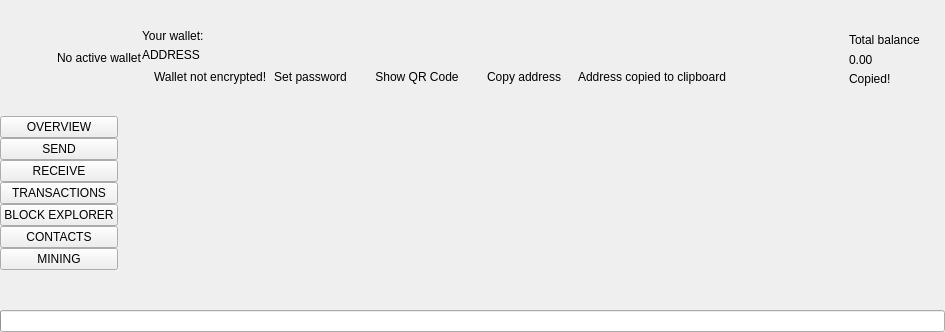
  <widget class="QWidget" name="centralwidget">
   <layout class="QVBoxLayout" name="verticalLayout_2">
    <property name="spacing">
     <number>0</number>
    </property>
    <property name="leftMargin">
     <number>0</number>
    </property>
    <property name="topMargin">
     <number>0</number>
    </property>
    <property name="rightMargin">
     <number>0</number>
    </property>
    <property name="bottomMargin">
     <number>0</number>
    </property>
    <item>
     <widget class="QFrame" name="m_headerFrame">
      <property name="minimumSize">
       <size>
        <width>0</width>
        <height>116</height>
       </size>
      </property>
      <property name="maximumSize">
       <size>
        <width>16777215</width>
        <height>116</height>
       </size>
      </property>
      <property name="frameShape">
       <enum>QFrame::NoFrame</enum>
      </property>
      <property name="frameShadow">
       <enum>QFrame::Raised</enum>
      </property>
      <layout class="QHBoxLayout" name="horizontalLayout_3">
       <property name="spacing">
        <number>0</number>
       </property>
       <property name="leftMargin">
        <number>0</number>
       </property>
       <property name="topMargin">
        <number>0</number>
       </property>
       <property name="rightMargin">
        <number>25</number>
       </property>
       <property name="bottomMargin">
        <number>0</number>
       </property>
       <item>
        <spacer name="horizontalSpacer_2">
         <property name="orientation">
          <enum>Qt::Horizontal</enum>
         </property>
         <property name="sizeType">
          <enum>QSizePolicy::Fixed</enum>
         </property>
         <property name="sizeHint" stdset="0">
          <size>
           <width>30</width>
           <height>20</height>
          </size>
         </property>
        </spacer>
       </item>
       <item>
        <widget class="QLabel" name="m_logoLabel">
         <property name="text">
          <string/>
         </property>
        </widget>
       </item>
       <item>
        <spacer name="horizontalSpacer_5">
         <property name="orientation">
          <enum>Qt::Horizontal</enum>
         </property>
         <property name="sizeType">
          <enum>QSizePolicy::Fixed</enum>
         </property>
         <property name="sizeHint" stdset="0">
          <size>
           <width>20</width>
           <height>20</height>
          </size>
         </property>
        </spacer>
       </item>
       <item>
        <widget class="WalletGui::WalletSmallGrayTextLabel" name="m_noWalletLabel">
         <property name="text">
          <string>No active wallet</string>
         </property>
        </widget>
       </item>
       <item>
        <widget class="QFrame" name="m_walletFrame">
         <property name="frameShape">
          <enum>QFrame::NoFrame</enum>
         </property>
         <property name="frameShadow">
          <enum>QFrame::Raised</enum>
         </property>
         <layout class="QVBoxLayout" name="verticalLayout_3">
          <property name="spacing">
           <number>5</number>
          </property>
          <property name="leftMargin">
           <number>0</number>
          </property>
          <property name="topMargin">
           <number>0</number>
          </property>
          <property name="rightMargin">
           <number>0</number>
          </property>
          <property name="bottomMargin">
           <number>0</number>
          </property>
          <item>
           <spacer name="verticalSpacer_3">
            <property name="orientation">
             <enum>Qt::Vertical</enum>
            </property>
            <property name="sizeType">
             <enum>QSizePolicy::Minimum</enum>
            </property>
            <property name="sizeHint" stdset="0">
             <size>
              <width>20</width>
              <height>40</height>
             </size>
            </property>
           </spacer>
          </item>
          <item>
           <widget class="WalletGui::WalletSmallGrayTextLabel" name="m_walletLabel">
            <property name="text">
             <string>Your wallet:</string>
            </property>
            <property name="indent">
             <number>0</number>
            </property>
           </widget>
          </item>
          <item>
           <widget class="QLabel" name="m_addressLabel">
            <property name="sizePolicy">
             <sizepolicy hsizetype="Preferred" vsizetype="Preferred">
              <horstretch>0</horstretch>
              <verstretch>0</verstretch>
             </sizepolicy>
            </property>
            <property name="cursor">
             <cursorShape>PointingHandCursor</cursorShape>
            </property>
            <property name="toolTip">
             <string>Click to copy</string>
            </property>
            <property name="text">
             <string>ADDRESS</string>
            </property>
            <property name="indent">
             <number>0</number>
            </property>
           </widget>
          </item>
          <item>
           <layout class="QHBoxLayout" name="horizontalLayout_2">
            <property name="spacing">
             <number>0</number>
            </property>
            <item alignment="Qt::AlignTop">
             <widget class="QFrame" name="m_notEncryptedFrame">
              <property name="frameShape">
               <enum>QFrame::NoFrame</enum>
              </property>
              <property name="frameShadow">
               <enum>QFrame::Raised</enum>
              </property>
              <layout class="QHBoxLayout" name="horizontalLayout_4">
               <property name="spacing">
                <number>0</number>
               </property>
               <property name="leftMargin">
                <number>0</number>
               </property>
               <property name="topMargin">
                <number>0</number>
               </property>
               <property name="rightMargin">
                <number>0</number>
               </property>
               <property name="bottomMargin">
                <number>0</number>
               </property>
               <item alignment="Qt::AlignVCenter">
                <widget class="QLabel" name="m_notEncryptedIconLabel">
                 <property name="text">
                  <string/>
                 </property>
                 <property name="pixmap">
                  <pixmap resource="../../resources.qrc">:/icons/lock_open_gray</pixmap>
                 </property>
                 <property name="alignment">
                  <set>Qt::AlignLeading|Qt::AlignLeft|Qt::AlignVCenter</set>
                 </property>
                </widget>
               </item>
               <item>
                <spacer name="horizontalSpacer_11">
                 <property name="orientation">
                  <enum>Qt::Horizontal</enum>
                 </property>
                 <property name="sizeType">
                  <enum>QSizePolicy::Fixed</enum>
                 </property>
                 <property name="sizeHint" stdset="0">
                  <size>
                   <width>5</width>
                   <height>3</height>
                  </size>
                 </property>
                </spacer>
               </item>
               <item alignment="Qt::AlignVCenter">
                <widget class="WalletGui::WalletTinyGrayTextLabel" name="m_notEncryptedTextLabel">
                 <property name="text">
                  <string>Wallet not encrypted!</string>
                 </property>
                 <property name="alignment">
                  <set>Qt::AlignLeading|Qt::AlignLeft|Qt::AlignVCenter</set>
                 </property>
                </widget>
               </item>
               <item>
                <spacer name="horizontalSpacer_9">
                 <property name="orientation">
                  <enum>Qt::Horizontal</enum>
                 </property>
                 <property name="sizeType">
                  <enum>QSizePolicy::Fixed</enum>
                 </property>
                 <property name="sizeHint" stdset="0">
                  <size>
                   <width>3</width>
                   <height>3</height>
                  </size>
                 </property>
                </spacer>
               </item>
               <item alignment="Qt::AlignVCenter">
                <widget class="WalletGui::WalletTinyLinkLikeButton" name="m_encryptButton">
                 <property name="sizePolicy">
                  <sizepolicy hsizetype="Minimum" vsizetype="Minimum">
                   <horstretch>0</horstretch>
                   <verstretch>0</verstretch>
                  </sizepolicy>
                 </property>
                 <property name="minimumSize">
                  <size>
                   <width>0</width>
                   <height>3</height>
                  </size>
                 </property>
                 <property name="cursor">
                  <cursorShape>PointingHandCursor</cursorShape>
                 </property>
                 <property name="text">
                  <string>Set password</string>
                 </property>
                 <property name="flat">
                  <bool>true</bool>
                 </property>
                </widget>
               </item>
               <item>
                <spacer name="horizontalSpacer_10">
                 <property name="orientation">
                  <enum>Qt::Horizontal</enum>
                 </property>
                 <property name="sizeType">
                  <enum>QSizePolicy::Fixed</enum>
                 </property>
                 <property name="sizeHint" stdset="0">
                  <size>
                   <width>20</width>
                   <height>3</height>
                  </size>
                 </property>
                </spacer>
               </item>
               <item>
                <widget class="WalletGui::WalletTinyLinkLikeButton" name="m_showQrCodeButton">
                 <property name="sizePolicy">
                  <sizepolicy hsizetype="Minimum" vsizetype="Fixed">
                   <horstretch>0</horstretch>
                   <verstretch>0</verstretch>
                  </sizepolicy>
                 </property>
                 <property name="minimumSize">
                  <size>
                   <width>0</width>
                   <height>20</height>
                  </size>
                 </property>
                 <property name="maximumSize">
                  <size>
                   <width>16777215</width>
                   <height>20</height>
                  </size>
                 </property>
                 <property name="cursor">
                  <cursorShape>PointingHandCursor</cursorShape>
                 </property>
                 <property name="focusPolicy">
                  <enum>Qt::NoFocus</enum>
                 </property>
                 <property name="autoFillBackground">
                  <bool>true</bool>
                 </property>
                 <property name="text">
                  <string>Show QR Code</string>
                 </property>
                 <property name="flat">
                  <bool>true</bool>
                 </property>
                </widget>
               </item>
              </layout>
             </widget>
            </item>
            <item>
             <spacer name="horizontalSpacer_4">
              <property name="orientation">
               <enum>Qt::Horizontal</enum>
              </property>
              <property name="sizeType">
               <enum>QSizePolicy::Fixed</enum>
              </property>
              <property name="sizeHint" stdset="0">
               <size>
                <width>20</width>
                <height>3</height>
               </size>
              </property>
             </spacer>
            </item>
            <item alignment="Qt::AlignVCenter">
             <widget class="WalletGui::WalletTinyLinkLikeButton" name="m_copyAddressButton">
              <property name="sizePolicy">
               <sizepolicy hsizetype="Minimum" vsizetype="Minimum">
                <horstretch>0</horstretch>
                <verstretch>0</verstretch>
               </sizepolicy>
              </property>
              <property name="minimumSize">
               <size>
                <width>0</width>
                <height>3</height>
               </size>
              </property>
              <property name="cursor">
               <cursorShape>PointingHandCursor</cursorShape>
              </property>
              <property name="focusPolicy">
               <enum>Qt::NoFocus</enum>
              </property>
              <property name="autoFillBackground">
               <bool>true</bool>
              </property>
              <property name="text">
               <string>Copy address</string>
              </property>
              <property name="flat">
               <bool>true</bool>
              </property>
             </widget>
            </item>
            <item>
             <spacer name="horizontalSpacer_7">
              <property name="orientation">
               <enum>Qt::Horizontal</enum>
              </property>
              <property name="sizeType">
               <enum>QSizePolicy::Fixed</enum>
              </property>
              <property name="sizeHint" stdset="0">
               <size>
                <width>13</width>
                <height>3</height>
               </size>
              </property>
             </spacer>
            </item>
            <item alignment="Qt::AlignVCenter">
             <widget class="WalletGui::CopyMagicLabel" name="m_copyAddressLabel">
              <property name="text">
               <string>Address copied to clipboard</string>
              </property>
              <property name="alignment">
               <set>Qt::AlignLeading|Qt::AlignLeft|Qt::AlignVCenter</set>
              </property>
             </widget>
            </item>
            <item>
             <spacer name="horizontalSpacer">
              <property name="orientation">
               <enum>Qt::Horizontal</enum>
              </property>
              <property name="sizeHint" stdset="0">
               <size>
                <width>40</width>
                <height>3</height>
               </size>
              </property>
             </spacer>
            </item>
           </layout>
          </item>
          <item>
           <spacer name="verticalSpacer_2">
            <property name="orientation">
             <enum>Qt::Vertical</enum>
            </property>
            <property name="sizeType">
             <enum>QSizePolicy::Minimum</enum>
            </property>
            <property name="sizeHint" stdset="0">
             <size>
              <width>20</width>
              <height>40</height>
             </size>
            </property>
           </spacer>
          </item>
         </layout>
        </widget>
       </item>
       <item>
        <spacer name="horizontalSpacer_3">
         <property name="orientation">
          <enum>Qt::Horizontal</enum>
         </property>
         <property name="sizeType">
          <enum>QSizePolicy::Expanding</enum>
         </property>
         <property name="sizeHint" stdset="0">
          <size>
           <width>34</width>
           <height>20</height>
          </size>
         </property>
        </spacer>
       </item>
       <item>
        <spacer name="horizontalSpacer_8">
         <property name="orientation">
          <enum>Qt::Horizontal</enum>
         </property>
         <property name="sizeType">
          <enum>QSizePolicy::Fixed</enum>
         </property>
         <property name="sizeHint" stdset="0">
          <size>
           <width>34</width>
           <height>20</height>
          </size>
         </property>
        </spacer>
       </item>
       <item alignment="Qt::AlignRight|Qt::AlignVCenter">
        <widget class="QFrame" name="m_balanceFrame">
         <layout class="QGridLayout" name="gridLayout">
          <property name="leftMargin">
           <number>0</number>
          </property>
          <property name="topMargin">
           <number>30</number>
          </property>
          <property name="rightMargin">
           <number>0</number>
          </property>
          <property name="bottomMargin">
           <number>0</number>
          </property>
          <property name="verticalSpacing">
           <number>3</number>
          </property>
          <item row="0" column="2">
           <layout class="QVBoxLayout" name="verticalLayout_4">
            <item>
             <widget class="QLabel" name="m_balanceTextLabel">
              <property name="text">
               <string>Total balance</string>
              </property>
             </widget>
            </item>
            <item>
             <widget class="QLabel" name="m_balanceLabel">
              <property name="cursor">
               <cursorShape>PointingHandCursor</cursorShape>
              </property>
              <property name="toolTip">
               <string>Click to copy</string>
              </property>
              <property name="text">
               <string>0.00</string>
              </property>
             </widget>
            </item>
           </layout>
          </item>
          <item row="1" column="2">
           <widget class="WalletGui::CopyMagicLabel" name="m_balanceCopyLabel">
            <property name="text">
             <string>Copied!</string>
            </property>
           </widget>
          </item>
          <item row="0" column="1">
           <spacer name="horizontalSpacer_6">
            <property name="orientation">
             <enum>Qt::Horizontal</enum>
            </property>
            <property name="sizeType">
             <enum>QSizePolicy::Fixed</enum>
            </property>
            <property name="sizeHint" stdset="0">
             <size>
              <width>2</width>
              <height>39</height>
             </size>
            </property>
           </spacer>
          </item>
          <item row="2" column="2">
           <spacer name="verticalSpacer_5">
            <property name="orientation">
             <enum>Qt::Vertical</enum>
            </property>
            <property name="sizeType">
             <enum>QSizePolicy::Expanding</enum>
            </property>
            <property name="sizeHint" stdset="0">
             <size>
              <width>20</width>
              <height>50</height>
             </size>
            </property>
           </spacer>
          </item>
          <item row="0" column="0">
           <widget class="QLabel" name="m_balanceIconLabel">
            <property name="text">
             <string/>
            </property>
            <property name="pixmap">
             <pixmap resource="../../resources.qrc">:/icons/total_balance</pixmap>
            </property>
           </widget>
          </item>
         </layout>
        </widget>
       </item>
      </layout>
     </widget>
    </item>
    <item>
     <layout class="QHBoxLayout" name="horizontalLayout" stretch="0,0,0,0,0,0,0,0,0">
      <property name="spacing">
       <number>0</number>
      </property>
      <item>
       <widget class="QFrame" name="m_toolFrame">
        <property name="frameShape">
         <enum>QFrame::NoFrame</enum>
        </property>
        <property name="frameShadow">
         <enum>QFrame::Plain</enum>
        </property>
        <property name="lineWidth">
         <number>0</number>
        </property>
        <layout class="QVBoxLayout" name="verticalLayout">
         <property name="spacing">
          <number>0</number>
         </property>
         <property name="leftMargin">
          <number>0</number>
         </property>
         <property name="topMargin">
          <number>0</number>
         </property>
         <property name="rightMargin">
          <number>0</number>
         </property>
         <property name="bottomMargin">
          <number>0</number>
         </property>
         <item>
          <widget class="QPushButton" name="m_overviewButton">
           <property name="sizePolicy">
            <sizepolicy hsizetype="Minimum" vsizetype="Fixed">
             <horstretch>0</horstretch>
             <verstretch>0</verstretch>
            </sizepolicy>
           </property>
           <property name="focusPolicy">
            <enum>Qt::NoFocus</enum>
           </property>
           <property name="text">
            <string>OVERVIEW</string>
           </property>
           <property name="checkable">
            <bool>true</bool>
           </property>
           <attribute name="buttonGroup">
            <string notr="true">m_toolButtonGroup</string>
           </attribute>
          </widget>
         </item>
         <item>
          <widget class="QPushButton" name="m_sendButton">
           <property name="sizePolicy">
            <sizepolicy hsizetype="Minimum" vsizetype="Fixed">
             <horstretch>0</horstretch>
             <verstretch>0</verstretch>
            </sizepolicy>
           </property>
           <property name="focusPolicy">
            <enum>Qt::NoFocus</enum>
           </property>
           <property name="text">
            <string>SEND</string>
           </property>
           <property name="checkable">
            <bool>true</bool>
           </property>
           <attribute name="buttonGroup">
            <string notr="true">m_toolButtonGroup</string>
           </attribute>
          </widget>
         </item>
         <item>
          <widget class="QPushButton" name="m_receiveButton">
           <property name="sizePolicy">
            <sizepolicy hsizetype="Minimum" vsizetype="Fixed">
             <horstretch>0</horstretch>
             <verstretch>0</verstretch>
            </sizepolicy>
           </property>
           <property name="focusPolicy">
            <enum>Qt::NoFocus</enum>
           </property>
           <property name="text">
            <string>RECEIVE</string>
           </property>
           <property name="checkable">
            <bool>true</bool>
           </property>
           <attribute name="buttonGroup">
            <string notr="true">m_toolButtonGroup</string>
           </attribute>
          </widget>
         </item>
         <item>
          <widget class="QPushButton" name="m_transactionsButton">
           <property name="sizePolicy">
            <sizepolicy hsizetype="Minimum" vsizetype="Fixed">
             <horstretch>0</horstretch>
             <verstretch>0</verstretch>
            </sizepolicy>
           </property>
           <property name="focusPolicy">
            <enum>Qt::NoFocus</enum>
           </property>
           <property name="text">
            <string>TRANSACTIONS</string>
           </property>
           <property name="checkable">
            <bool>true</bool>
           </property>
           <attribute name="buttonGroup">
            <string notr="true">m_toolButtonGroup</string>
           </attribute>
          </widget>
         </item>
         <item>
          <widget class="QPushButton" name="m_blockExplorerButton">
           <property name="focusPolicy">
            <enum>Qt::NoFocus</enum>
           </property>
           <property name="text">
            <string>BLOCK EXPLORER</string>
           </property>
           <property name="checkable">
            <bool>true</bool>
           </property>
           <attribute name="buttonGroup">
            <string notr="true">m_toolButtonGroup</string>
           </attribute>
          </widget>
         </item>
         <item>
          <widget class="QPushButton" name="m_addressBookButton">
           <property name="sizePolicy">
            <sizepolicy hsizetype="Minimum" vsizetype="Fixed">
             <horstretch>0</horstretch>
             <verstretch>0</verstretch>
            </sizepolicy>
           </property>
           <property name="focusPolicy">
            <enum>Qt::NoFocus</enum>
           </property>
           <property name="text">
            <string>CONTACTS</string>
           </property>
           <property name="checkable">
            <bool>true</bool>
           </property>
           <attribute name="buttonGroup">
            <string notr="true">m_toolButtonGroup</string>
           </attribute>
          </widget>
         </item>
         <item>
          <widget class="QPushButton" name="m_miningButton">
           <property name="focusPolicy">
            <enum>Qt::NoFocus</enum>
           </property>
           <property name="text">
            <string>MINING</string>
           </property>
           <property name="checkable">
            <bool>true</bool>
           </property>
           <attribute name="buttonGroup">
            <string notr="true">m_toolButtonGroup</string>
           </attribute>
          </widget>
         </item>
         <item>
          <spacer name="verticalSpacer">
           <property name="orientation">
            <enum>Qt::Vertical</enum>
           </property>
           <property name="sizeHint" stdset="0">
            <size>
             <width>20</width>
             <height>40</height>
            </size>
           </property>
          </spacer>
         </item>
        </layout>
       </widget>
      </item>
      <item>
       <widget class="WalletGui::OverviewFrame" name="m_overviewFrame">
        <property name="frameShape">
         <enum>QFrame::NoFrame</enum>
        </property>
        <property name="frameShadow">
         <enum>QFrame::Raised</enum>
        </property>
       </widget>
      </item>
      <item>
       <widget class="WalletGui::SendFrame" name="m_sendFrame">
        <property name="frameShape">
         <enum>QFrame::NoFrame</enum>
        </property>
        <property name="frameShadow">
         <enum>QFrame::Raised</enum>
        </property>
       </widget>
      </item>
      <item>
       <widget class="WalletGui::TransactionsFrame" name="m_transactionsFrame">
        <property name="frameShape">
         <enum>QFrame::NoFrame</enum>
        </property>
        <property name="frameShadow">
         <enum>QFrame::Raised</enum>
        </property>
       </widget>
      </item>
      <item>
       <widget class="WalletGui::AddressBookFrame" name="m_addressBookFrame">
        <property name="frameShape">
         <enum>QFrame::NoFrame</enum>
        </property>
        <property name="frameShadow">
         <enum>QFrame::Raised</enum>
        </property>
       </widget>
      </item>
      <item>
       <widget class="WalletGui::NoWalletFrame" name="m_noWalletFrame">
        <property name="frameShape">
         <enum>QFrame::NoFrame</enum>
        </property>
        <property name="frameShadow">
         <enum>QFrame::Raised</enum>
        </property>
       </widget>
      </item>
      <item>
       <widget class="WalletGui::BlockExplorerFrame" name="m_blockExplorerFrame">
        <property name="frameShape">
         <enum>QFrame::NoFrame</enum>
        </property>
        <property name="frameShadow">
         <enum>QFrame::Raised</enum>
        </property>
       </widget>
      </item>
      <item>
       <widget class="WalletGui::MiningFrame" name="m_miningFrame">
        <property name="frameShape">
         <enum>QFrame::NoFrame</enum>
        </property>
        <property name="frameShadow">
         <enum>QFrame::Raised</enum>
        </property>
       </widget>
      </item>
      <item>
       <widget class="WalletGui::ReceiveFrame" name="m_receiveFrame">
        <property name="frameShape">
         <enum>QFrame::NoFrame</enum>
        </property>
        <property name="frameShadow">
         <enum>QFrame::Raised</enum>
        </property>
       </widget>
      </item>
     </layout>
    </item>
    <item>
     <widget class="QProgressBar" name="m_syncProgress">
      <property name="maximum">
       <number>100</number>
      </property>
      <property name="value">
       <number>0</number>
      </property>
      <property name="textVisible">
       <bool>false</bool>
      </property>
     </widget>
    </item>
   </layout>
  </widget>
